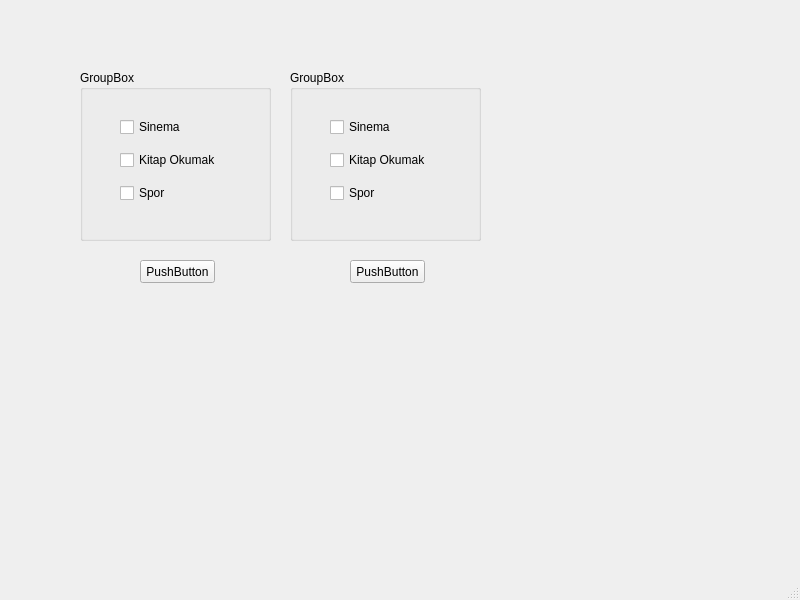
<?xml version="1.0" encoding="UTF-8"?>
<ui version="4.0">
 <class>MainWindow</class>
 <widget class="QMainWindow" name="MainWindow">
  <property name="geometry">
   <rect>
    <x>0</x>
    <y>0</y>
    <width>800</width>
    <height>600</height>
   </rect>
  </property>
  <property name="windowTitle">
   <string>MainWindow</string>
  </property>
  <widget class="QWidget" name="centralwidget">
   <widget class="QPushButton" name="pushButton">
    <property name="geometry">
     <rect>
      <x>140</x>
      <y>260</y>
      <width>75</width>
      <height>23</height>
     </rect>
    </property>
    <property name="text">
     <string>PushButton</string>
    </property>
   </widget>
   <widget class="QLabel" name="label">
    <property name="geometry">
     <rect>
      <x>130</x>
      <y>300</y>
      <width>101</width>
      <height>91</height>
     </rect>
    </property>
    <property name="text">
     <string/>
    </property>
   </widget>
   <widget class="QGroupBox" name="groupBox">
    <property name="geometry">
     <rect>
      <x>80</x>
      <y>70</y>
      <width>191</width>
      <height>171</height>
     </rect>
    </property>
    <property name="title">
     <string>GroupBox</string>
    </property>
    <widget class="QWidget" name="layoutWidget">
     <property name="geometry">
      <rect>
       <x>40</x>
       <y>40</y>
       <width>111</width>
       <height>101</height>
      </rect>
     </property>
     <layout class="QVBoxLayout" name="verticalLayout">
      <item>
       <widget class="QCheckBox" name="cbsinema">
        <property name="text">
         <string>Sinema</string>
        </property>
       </widget>
      </item>
      <item>
       <widget class="QCheckBox" name="cbspor">
        <property name="text">
         <string>Kitap Okumak</string>
        </property>
       </widget>
      </item>
      <item>
       <widget class="QCheckBox" name="cbkitapokuma">
        <property name="text">
         <string>Spor</string>
        </property>
       </widget>
      </item>
     </layout>
    </widget>
   </widget>
   <widget class="QGroupBox" name="groupBox_2">
    <property name="geometry">
     <rect>
      <x>290</x>
      <y>70</y>
      <width>191</width>
      <height>171</height>
     </rect>
    </property>
    <property name="title">
     <string>GroupBox</string>
    </property>
    <widget class="QWidget" name="layoutWidget_2">
     <property name="geometry">
      <rect>
       <x>40</x>
       <y>40</y>
       <width>111</width>
       <height>101</height>
      </rect>
     </property>
     <layout class="QVBoxLayout" name="verticalLayout_2">
      <item>
       <widget class="QCheckBox" name="cbsinema_2">
        <property name="text">
         <string>Sinema</string>
        </property>
       </widget>
      </item>
      <item>
       <widget class="QCheckBox" name="cbspor_2">
        <property name="text">
         <string>Kitap Okumak</string>
        </property>
       </widget>
      </item>
      <item>
       <widget class="QCheckBox" name="cbkitapokuma_2">
        <property name="text">
         <string>Spor</string>
        </property>
       </widget>
      </item>
     </layout>
    </widget>
   </widget>
   <widget class="QPushButton" name="pushButton_2">
    <property name="geometry">
     <rect>
      <x>350</x>
      <y>260</y>
      <width>75</width>
      <height>23</height>
     </rect>
    </property>
    <property name="text">
     <string>PushButton</string>
    </property>
   </widget>
   <widget class="QLabel" name="label_2">
    <property name="geometry">
     <rect>
      <x>340</x>
      <y>290</y>
      <width>101</width>
      <height>91</height>
     </rect>
    </property>
    <property name="text">
     <string/>
    </property>
   </widget>
  </widget>
  <widget class="QMenuBar" name="menubar">
   <property name="geometry">
    <rect>
     <x>0</x>
     <y>0</y>
     <width>800</width>
     <height>21</height>
    </rect>
   </property>
  </widget>
  <widget class="QStatusBar" name="statusbar"/>
 </widget>
 <resources/>
 <connections/>
</ui>
